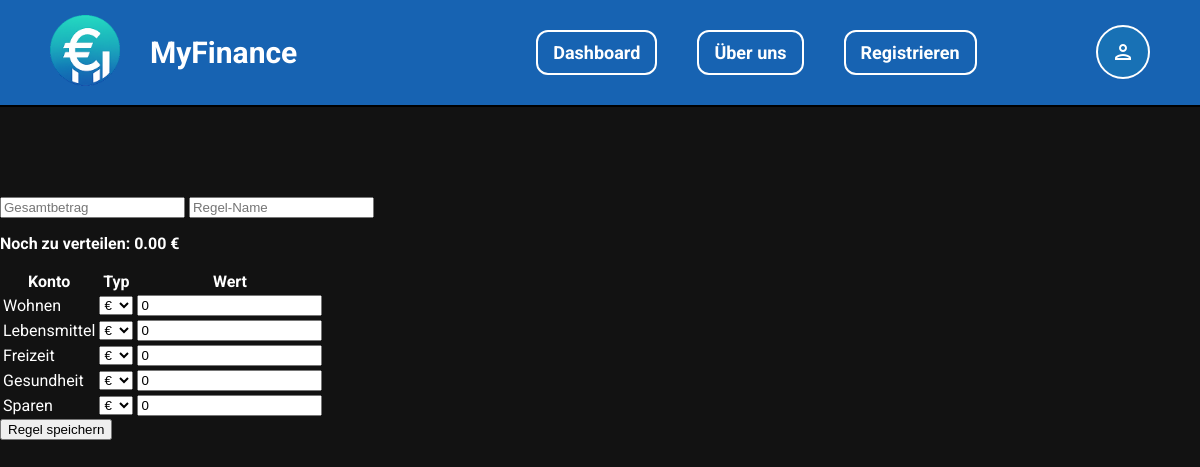
The app's page /einkommen/regeln.php (signed in) with its own data.
### tables this page shows
CREATE TABLE `konto` (
  `kid` int(11) NOT NULL,
  `knr` int(3) UNSIGNED ZEROFILL NOT NULL,
  `bezeichnung` varchar(150) NOT NULL,
  `kontostand` decimal(10,2) NOT NULL,
  `uid` int(11) NOT NULL
);

### einkommen/regeln.php (the view, shortened to what this page needs)
<?php
include('../header.php');
require_once('../misc/dbConnection.php');
?>
<form method="POST" action="regeln.php" id="form">
    <input type="number" name="betrag" id="gesamtbetrag" step="0.01" placeholder="Gesamtbetrag" required>
    <input type="text" name="name" placeholder="Regel-Name" max="128" required>
    <br><p id="restbetrag" style="font-weight: bold;">Noch zu verteilen: 0.00 €</p>
    <table>
        <thead>
            <tr>
                <th>Konto</th>
                <th>Typ</th>
                <th>Wert</th>
            </tr>
        </thead>
        <tbody>
            <?php
            $stmt = $pdo->prepare('SELECT kid, knr, bezeichnung FROM konto WHERE uid = :uid AND knr BETWEEN 100 AND 899');
            $stmt->execute([':uid' => $_SESSION['user_id']]);
            foreach ($stmt->fetchAll() as $konto) {
                echo '<tr>';
                echo '<td>' . htmlspecialchars($konto['bezeichnung']) . '</td>';
                echo '<td>
                        <select name="typ[]" class="typ">
                        <option value="fix">€</option>
                            <option value="prozent">%</option>
                        </select>
                      </td>';
                echo '<td>
                        <input type="hidden" name="konto_id[]" value="' . $konto['kid'] . '">
                        <input type="number" name="wert[]" class="wert" step="0.01" min="0" value="0">
                      </td>';
                echo '</tr>';
            }
           ?>
        </tbody>
    </table>
    <button type="submit" name="speichern">Regel speichern</button>
</form>

### style.css (style rules this page uses)
body { background-color: #121212; color: #FFFFFF; font-family: 'Roboto', sans-serif; margin: 0; padding: 0; overflow-x: hidden; }
input[type=number] { -moz-appearance: textfield; }

### records on screen
konto: bezeichnung "Wohnen"
konto: bezeichnung "Lebensmittel"
konto: bezeichnung "Freizeit"
konto: bezeichnung "Gesundheit"
konto: bezeichnung "Sparen"
